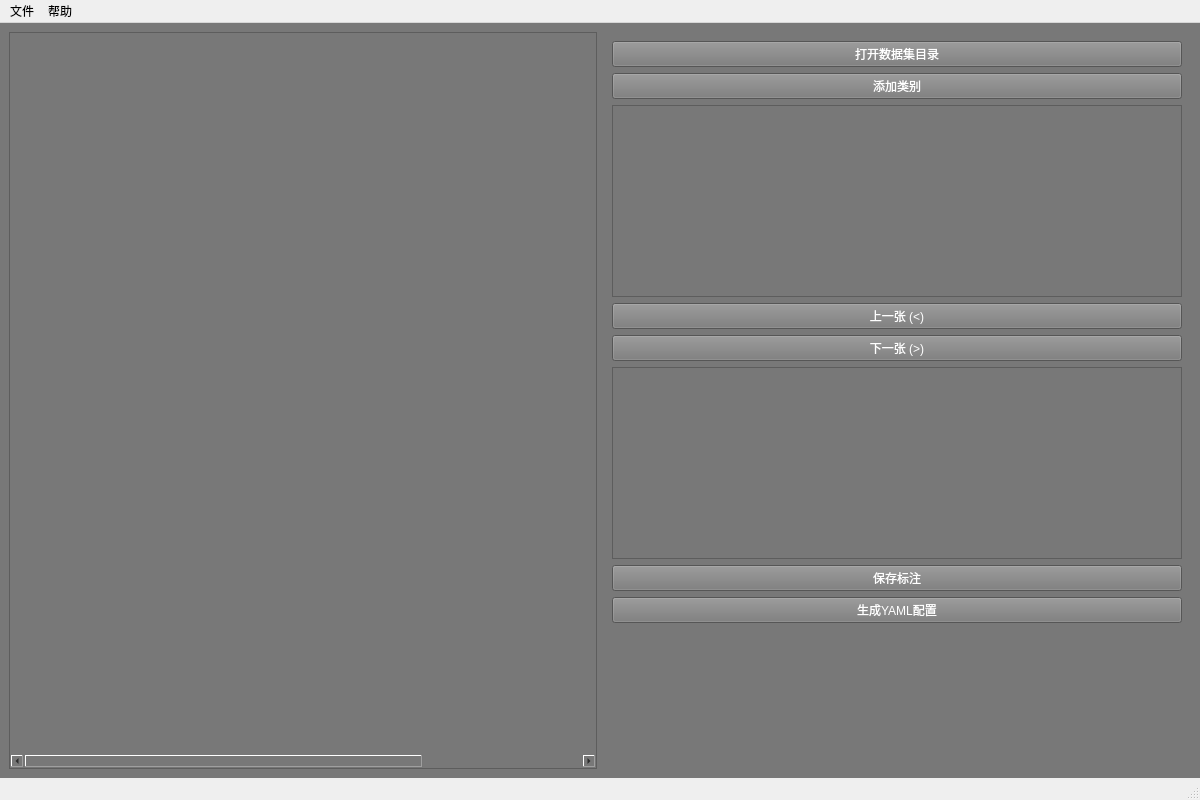
<?xml version="1.0" encoding="UTF-8"?>
<ui version="4.0">
 <class>MainWindow</class>
 <widget class="QMainWindow" name="MainWindow">
  <property name="geometry">
   <rect>
    <x>0</x>
    <y>0</y>
    <width>1200</width>
    <height>800</height>
   </rect>
  </property>
  <property name="windowTitle">
   <string>数据集标注工具</string>
  </property>
  <widget class="QWidget" name="centralwidget">
   <property name="styleSheet">
    <string notr="true">background-color: rgb(120, 120, 120);</string>
   </property>
   <layout class="QHBoxLayout" name="horizontalLayout">
    <item>
     <widget class="QScrollArea" name="scrollArea">
      <property name="widgetResizable">
       <bool>true</bool>
      </property>
      <widget class="QWidget" name="scrollAreaWidgetContents">
       <property name="geometry">
        <rect>
         <x>0</x>
         <y>0</y>
         <width>818</width>
         <height>725</height>
        </rect>
       </property>
       <layout class="QVBoxLayout" name="verticalLayout_2">
        <item>
         <widget class="QLabel" name="imageLabel">
          <property name="minimumSize">
           <size>
            <width>800</width>
            <height>600</height>
           </size>
          </property>
          <property name="alignment">
           <set>Qt::AlignCenter</set>
          </property>
         </widget>
        </item>
       </layout>
      </widget>
     </widget>
    </item>
    <item>
     <widget class="QWidget" name="controlPanel" native="true">
      <layout class="QVBoxLayout" name="verticalLayout">
       <item>
        <widget class="QPushButton" name="btnOpenDataset">
         <property name="palette">
          <palette>
           <active>
            <colorrole role="Button">
             <brush brushstyle="SolidPattern">
              <color alpha="255">
               <red>120</red>
               <green>120</green>
               <blue>120</blue>
              </color>
             </brush>
            </colorrole>
            <colorrole role="Text">
             <brush brushstyle="SolidPattern">
              <color alpha="255">
               <red>255</red>
               <green>255</green>
               <blue>255</blue>
              </color>
             </brush>
            </colorrole>
            <colorrole role="ButtonText">
             <brush brushstyle="SolidPattern">
              <color alpha="255">
               <red>255</red>
               <green>255</green>
               <blue>255</blue>
              </color>
             </brush>
            </colorrole>
            <colorrole role="Base">
             <brush brushstyle="SolidPattern">
              <color alpha="255">
               <red>120</red>
               <green>120</green>
               <blue>120</blue>
              </color>
             </brush>
            </colorrole>
            <colorrole role="Window">
             <brush brushstyle="SolidPattern">
              <color alpha="255">
               <red>120</red>
               <green>120</green>
               <blue>120</blue>
              </color>
             </brush>
            </colorrole>
            <colorrole role="PlaceholderText">
             <brush brushstyle="SolidPattern">
              <color alpha="128">
               <red>255</red>
               <green>255</green>
               <blue>255</blue>
              </color>
             </brush>
            </colorrole>
           </active>
           <inactive>
            <colorrole role="Button">
             <brush brushstyle="SolidPattern">
              <color alpha="255">
               <red>120</red>
               <green>120</green>
               <blue>120</blue>
              </color>
             </brush>
            </colorrole>
            <colorrole role="Text">
             <brush brushstyle="SolidPattern">
              <color alpha="255">
               <red>255</red>
               <green>255</green>
               <blue>255</blue>
              </color>
             </brush>
            </colorrole>
            <colorrole role="ButtonText">
             <brush brushstyle="SolidPattern">
              <color alpha="255">
               <red>255</red>
               <green>255</green>
               <blue>255</blue>
              </color>
             </brush>
            </colorrole>
            <colorrole role="Base">
             <brush brushstyle="SolidPattern">
              <color alpha="255">
               <red>120</red>
               <green>120</green>
               <blue>120</blue>
              </color>
             </brush>
            </colorrole>
            <colorrole role="Window">
             <brush brushstyle="SolidPattern">
              <color alpha="255">
               <red>120</red>
               <green>120</green>
               <blue>120</blue>
              </color>
             </brush>
            </colorrole>
            <colorrole role="PlaceholderText">
             <brush brushstyle="SolidPattern">
              <color alpha="128">
               <red>255</red>
               <green>255</green>
               <blue>255</blue>
              </color>
             </brush>
            </colorrole>
           </inactive>
           <disabled>
            <colorrole role="Button">
             <brush brushstyle="SolidPattern">
              <color alpha="255">
               <red>120</red>
               <green>120</green>
               <blue>120</blue>
              </color>
             </brush>
            </colorrole>
            <colorrole role="Text">
             <brush brushstyle="SolidPattern">
              <color alpha="255">
               <red>120</red>
               <green>120</green>
               <blue>120</blue>
              </color>
             </brush>
            </colorrole>
            <colorrole role="ButtonText">
             <brush brushstyle="SolidPattern">
              <color alpha="255">
               <red>120</red>
               <green>120</green>
               <blue>120</blue>
              </color>
             </brush>
            </colorrole>
            <colorrole role="Base">
             <brush brushstyle="SolidPattern">
              <color alpha="255">
               <red>120</red>
               <green>120</green>
               <blue>120</blue>
              </color>
             </brush>
            </colorrole>
            <colorrole role="Window">
             <brush brushstyle="SolidPattern">
              <color alpha="255">
               <red>120</red>
               <green>120</green>
               <blue>120</blue>
              </color>
             </brush>
            </colorrole>
            <colorrole role="PlaceholderText">
             <brush brushstyle="SolidPattern">
              <color alpha="128">
               <red>0</red>
               <green>0</green>
               <blue>0</blue>
              </color>
             </brush>
            </colorrole>
           </disabled>
          </palette>
         </property>
         <property name="text">
          <string>打开数据集目录</string>
         </property>
        </widget>
       </item>
       <item>
        <widget class="QPushButton" name="btnAddClass">
         <property name="palette">
          <palette>
           <active>
            <colorrole role="Button">
             <brush brushstyle="SolidPattern">
              <color alpha="255">
               <red>120</red>
               <green>120</green>
               <blue>120</blue>
              </color>
             </brush>
            </colorrole>
            <colorrole role="ButtonText">
             <brush brushstyle="SolidPattern">
              <color alpha="255">
               <red>255</red>
               <green>255</green>
               <blue>255</blue>
              </color>
             </brush>
            </colorrole>
            <colorrole role="Base">
             <brush brushstyle="SolidPattern">
              <color alpha="255">
               <red>120</red>
               <green>120</green>
               <blue>120</blue>
              </color>
             </brush>
            </colorrole>
            <colorrole role="Window">
             <brush brushstyle="SolidPattern">
              <color alpha="255">
               <red>120</red>
               <green>120</green>
               <blue>120</blue>
              </color>
             </brush>
            </colorrole>
           </active>
           <inactive>
            <colorrole role="Button">
             <brush brushstyle="SolidPattern">
              <color alpha="255">
               <red>120</red>
               <green>120</green>
               <blue>120</blue>
              </color>
             </brush>
            </colorrole>
            <colorrole role="ButtonText">
             <brush brushstyle="SolidPattern">
              <color alpha="255">
               <red>255</red>
               <green>255</green>
               <blue>255</blue>
              </color>
             </brush>
            </colorrole>
            <colorrole role="Base">
             <brush brushstyle="SolidPattern">
              <color alpha="255">
               <red>120</red>
               <green>120</green>
               <blue>120</blue>
              </color>
             </brush>
            </colorrole>
            <colorrole role="Window">
             <brush brushstyle="SolidPattern">
              <color alpha="255">
               <red>120</red>
               <green>120</green>
               <blue>120</blue>
              </color>
             </brush>
            </colorrole>
           </inactive>
           <disabled>
            <colorrole role="Button">
             <brush brushstyle="SolidPattern">
              <color alpha="255">
               <red>120</red>
               <green>120</green>
               <blue>120</blue>
              </color>
             </brush>
            </colorrole>
            <colorrole role="ButtonText">
             <brush brushstyle="SolidPattern">
              <color alpha="255">
               <red>120</red>
               <green>120</green>
               <blue>120</blue>
              </color>
             </brush>
            </colorrole>
            <colorrole role="Base">
             <brush brushstyle="SolidPattern">
              <color alpha="255">
               <red>120</red>
               <green>120</green>
               <blue>120</blue>
              </color>
             </brush>
            </colorrole>
            <colorrole role="Window">
             <brush brushstyle="SolidPattern">
              <color alpha="255">
               <red>120</red>
               <green>120</green>
               <blue>120</blue>
              </color>
             </brush>
            </colorrole>
           </disabled>
          </palette>
         </property>
         <property name="text">
          <string>添加类别</string>
         </property>
        </widget>
       </item>
       <item>
        <widget class="QListWidget" name="classListWidget">
         <property name="selectionMode">
          <enum>QAbstractItemView::SingleSelection</enum>
         </property>
        </widget>
       </item>
       <item>
        <widget class="QPushButton" name="btnPrevImage">
         <property name="palette">
          <palette>
           <active>
            <colorrole role="Button">
             <brush brushstyle="SolidPattern">
              <color alpha="255">
               <red>120</red>
               <green>120</green>
               <blue>120</blue>
              </color>
             </brush>
            </colorrole>
            <colorrole role="ButtonText">
             <brush brushstyle="SolidPattern">
              <color alpha="255">
               <red>255</red>
               <green>255</green>
               <blue>255</blue>
              </color>
             </brush>
            </colorrole>
            <colorrole role="Base">
             <brush brushstyle="SolidPattern">
              <color alpha="255">
               <red>120</red>
               <green>120</green>
               <blue>120</blue>
              </color>
             </brush>
            </colorrole>
            <colorrole role="Window">
             <brush brushstyle="SolidPattern">
              <color alpha="255">
               <red>120</red>
               <green>120</green>
               <blue>120</blue>
              </color>
             </brush>
            </colorrole>
           </active>
           <inactive>
            <colorrole role="Button">
             <brush brushstyle="SolidPattern">
              <color alpha="255">
               <red>120</red>
               <green>120</green>
               <blue>120</blue>
              </color>
             </brush>
            </colorrole>
            <colorrole role="ButtonText">
             <brush brushstyle="SolidPattern">
              <color alpha="255">
               <red>255</red>
               <green>255</green>
               <blue>255</blue>
              </color>
             </brush>
            </colorrole>
            <colorrole role="Base">
             <brush brushstyle="SolidPattern">
              <color alpha="255">
               <red>120</red>
               <green>120</green>
               <blue>120</blue>
              </color>
             </brush>
            </colorrole>
            <colorrole role="Window">
             <brush brushstyle="SolidPattern">
              <color alpha="255">
               <red>120</red>
               <green>120</green>
               <blue>120</blue>
              </color>
             </brush>
            </colorrole>
           </inactive>
           <disabled>
            <colorrole role="Button">
             <brush brushstyle="SolidPattern">
              <color alpha="255">
               <red>120</red>
               <green>120</green>
               <blue>120</blue>
              </color>
             </brush>
            </colorrole>
            <colorrole role="ButtonText">
             <brush brushstyle="SolidPattern">
              <color alpha="255">
               <red>120</red>
               <green>120</green>
               <blue>120</blue>
              </color>
             </brush>
            </colorrole>
            <colorrole role="Base">
             <brush brushstyle="SolidPattern">
              <color alpha="255">
               <red>120</red>
               <green>120</green>
               <blue>120</blue>
              </color>
             </brush>
            </colorrole>
            <colorrole role="Window">
             <brush brushstyle="SolidPattern">
              <color alpha="255">
               <red>120</red>
               <green>120</green>
               <blue>120</blue>
              </color>
             </brush>
            </colorrole>
           </disabled>
          </palette>
         </property>
         <property name="text">
          <string>上一张 (&lt;)</string>
         </property>
        </widget>
       </item>
       <item>
        <widget class="QPushButton" name="btnNextImage">
         <property name="palette">
          <palette>
           <active>
            <colorrole role="Button">
             <brush brushstyle="SolidPattern">
              <color alpha="255">
               <red>120</red>
               <green>120</green>
               <blue>120</blue>
              </color>
             </brush>
            </colorrole>
            <colorrole role="ButtonText">
             <brush brushstyle="SolidPattern">
              <color alpha="255">
               <red>255</red>
               <green>255</green>
               <blue>255</blue>
              </color>
             </brush>
            </colorrole>
            <colorrole role="Base">
             <brush brushstyle="SolidPattern">
              <color alpha="255">
               <red>120</red>
               <green>120</green>
               <blue>120</blue>
              </color>
             </brush>
            </colorrole>
            <colorrole role="Window">
             <brush brushstyle="SolidPattern">
              <color alpha="255">
               <red>120</red>
               <green>120</green>
               <blue>120</blue>
              </color>
             </brush>
            </colorrole>
           </active>
           <inactive>
            <colorrole role="Button">
             <brush brushstyle="SolidPattern">
              <color alpha="255">
               <red>120</red>
               <green>120</green>
               <blue>120</blue>
              </color>
             </brush>
            </colorrole>
            <colorrole role="ButtonText">
             <brush brushstyle="SolidPattern">
              <color alpha="255">
               <red>255</red>
               <green>255</green>
               <blue>255</blue>
              </color>
             </brush>
            </colorrole>
            <colorrole role="Base">
             <brush brushstyle="SolidPattern">
              <color alpha="255">
               <red>120</red>
               <green>120</green>
               <blue>120</blue>
              </color>
             </brush>
            </colorrole>
            <colorrole role="Window">
             <brush brushstyle="SolidPattern">
              <color alpha="255">
               <red>120</red>
               <green>120</green>
               <blue>120</blue>
              </color>
             </brush>
            </colorrole>
           </inactive>
           <disabled>
            <colorrole role="Button">
             <brush brushstyle="SolidPattern">
              <color alpha="255">
               <red>120</red>
               <green>120</green>
               <blue>120</blue>
              </color>
             </brush>
            </colorrole>
            <colorrole role="ButtonText">
             <brush brushstyle="SolidPattern">
              <color alpha="255">
               <red>120</red>
               <green>120</green>
               <blue>120</blue>
              </color>
             </brush>
            </colorrole>
            <colorrole role="Base">
             <brush brushstyle="SolidPattern">
              <color alpha="255">
               <red>120</red>
               <green>120</green>
               <blue>120</blue>
              </color>
             </brush>
            </colorrole>
            <colorrole role="Window">
             <brush brushstyle="SolidPattern">
              <color alpha="255">
               <red>120</red>
               <green>120</green>
               <blue>120</blue>
              </color>
             </brush>
            </colorrole>
           </disabled>
          </palette>
         </property>
         <property name="text">
          <string>下一张 (&gt;)</string>
         </property>
        </widget>
       </item>
       <item>
        <widget class="QListWidget" name="imageListWidget">
         <property name="selectionMode">
          <enum>QAbstractItemView::SingleSelection</enum>
         </property>
        </widget>
       </item>
       <item>
        <widget class="QPushButton" name="btnSaveAnnotations">
         <property name="palette">
          <palette>
           <active>
            <colorrole role="Button">
             <brush brushstyle="SolidPattern">
              <color alpha="255">
               <red>120</red>
               <green>120</green>
               <blue>120</blue>
              </color>
             </brush>
            </colorrole>
            <colorrole role="ButtonText">
             <brush brushstyle="SolidPattern">
              <color alpha="255">
               <red>255</red>
               <green>255</green>
               <blue>255</blue>
              </color>
             </brush>
            </colorrole>
            <colorrole role="Base">
             <brush brushstyle="SolidPattern">
              <color alpha="255">
               <red>120</red>
               <green>120</green>
               <blue>120</blue>
              </color>
             </brush>
            </colorrole>
            <colorrole role="Window">
             <brush brushstyle="SolidPattern">
              <color alpha="255">
               <red>120</red>
               <green>120</green>
               <blue>120</blue>
              </color>
             </brush>
            </colorrole>
           </active>
           <inactive>
            <colorrole role="Button">
             <brush brushstyle="SolidPattern">
              <color alpha="255">
               <red>120</red>
               <green>120</green>
               <blue>120</blue>
              </color>
             </brush>
            </colorrole>
            <colorrole role="ButtonText">
             <brush brushstyle="SolidPattern">
              <color alpha="255">
               <red>255</red>
               <green>255</green>
               <blue>255</blue>
              </color>
             </brush>
            </colorrole>
            <colorrole role="Base">
             <brush brushstyle="SolidPattern">
              <color alpha="255">
               <red>120</red>
               <green>120</green>
               <blue>120</blue>
              </color>
             </brush>
            </colorrole>
            <colorrole role="Window">
             <brush brushstyle="SolidPattern">
              <color alpha="255">
               <red>120</red>
               <green>120</green>
               <blue>120</blue>
              </color>
             </brush>
            </colorrole>
           </inactive>
           <disabled>
            <colorrole role="Button">
             <brush brushstyle="SolidPattern">
              <color alpha="255">
               <red>120</red>
               <green>120</green>
               <blue>120</blue>
              </color>
             </brush>
            </colorrole>
            <colorrole role="ButtonText">
             <brush brushstyle="SolidPattern">
              <color alpha="255">
               <red>120</red>
               <green>120</green>
               <blue>120</blue>
              </color>
             </brush>
            </colorrole>
            <colorrole role="Base">
             <brush brushstyle="SolidPattern">
              <color alpha="255">
               <red>120</red>
               <green>120</green>
               <blue>120</blue>
              </color>
             </brush>
            </colorrole>
            <colorrole role="Window">
             <brush brushstyle="SolidPattern">
              <color alpha="255">
               <red>120</red>
               <green>120</green>
               <blue>120</blue>
              </color>
             </brush>
            </colorrole>
           </disabled>
          </palette>
         </property>
         <property name="text">
          <string>保存标注</string>
         </property>
        </widget>
       </item>
       <item>
        <widget class="QPushButton" name="btnGenerateYAML">
         <property name="palette">
          <palette>
           <active>
            <colorrole role="Button">
             <brush brushstyle="SolidPattern">
              <color alpha="255">
               <red>120</red>
               <green>120</green>
               <blue>120</blue>
              </color>
             </brush>
            </colorrole>
            <colorrole role="ButtonText">
             <brush brushstyle="SolidPattern">
              <color alpha="255">
               <red>255</red>
               <green>255</green>
               <blue>255</blue>
              </color>
             </brush>
            </colorrole>
            <colorrole role="Base">
             <brush brushstyle="SolidPattern">
              <color alpha="255">
               <red>120</red>
               <green>120</green>
               <blue>120</blue>
              </color>
             </brush>
            </colorrole>
            <colorrole role="Window">
             <brush brushstyle="SolidPattern">
              <color alpha="255">
               <red>120</red>
               <green>120</green>
               <blue>120</blue>
              </color>
             </brush>
            </colorrole>
           </active>
           <inactive>
            <colorrole role="Button">
             <brush brushstyle="SolidPattern">
              <color alpha="255">
               <red>120</red>
               <green>120</green>
               <blue>120</blue>
              </color>
             </brush>
            </colorrole>
            <colorrole role="ButtonText">
             <brush brushstyle="SolidPattern">
              <color alpha="255">
               <red>255</red>
               <green>255</green>
               <blue>255</blue>
              </color>
             </brush>
            </colorrole>
            <colorrole role="Base">
             <brush brushstyle="SolidPattern">
              <color alpha="255">
               <red>120</red>
               <green>120</green>
               <blue>120</blue>
              </color>
             </brush>
            </colorrole>
            <colorrole role="Window">
             <brush brushstyle="SolidPattern">
              <color alpha="255">
               <red>120</red>
               <green>120</green>
               <blue>120</blue>
              </color>
             </brush>
            </colorrole>
           </inactive>
           <disabled>
            <colorrole role="Button">
             <brush brushstyle="SolidPattern">
              <color alpha="255">
               <red>120</red>
               <green>120</green>
               <blue>120</blue>
              </color>
             </brush>
            </colorrole>
            <colorrole role="ButtonText">
             <brush brushstyle="SolidPattern">
              <color alpha="255">
               <red>120</red>
               <green>120</green>
               <blue>120</blue>
              </color>
             </brush>
            </colorrole>
            <colorrole role="Base">
             <brush brushstyle="SolidPattern">
              <color alpha="255">
               <red>120</red>
               <green>120</green>
               <blue>120</blue>
              </color>
             </brush>
            </colorrole>
            <colorrole role="Window">
             <brush brushstyle="SolidPattern">
              <color alpha="255">
               <red>120</red>
               <green>120</green>
               <blue>120</blue>
              </color>
             </brush>
            </colorrole>
           </disabled>
          </palette>
         </property>
         <property name="text">
          <string>生成YAML配置</string>
         </property>
        </widget>
       </item>
       <item>
        <spacer name="verticalSpacer">
         <property name="orientation">
          <enum>Qt::Vertical</enum>
         </property>
         <property name="sizeHint" stdset="0">
          <size>
           <width>20</width>
           <height>40</height>
          </size>
         </property>
        </spacer>
       </item>
      </layout>
     </widget>
    </item>
   </layout>
  </widget>
  <widget class="QMenuBar" name="menubar">
   <property name="geometry">
    <rect>
     <x>0</x>
     <y>0</y>
     <width>1200</width>
     <height>22</height>
    </rect>
   </property>
   <widget class="QMenu" name="menuFile">
    <property name="title">
     <string>文件</string>
    </property>
    <addaction name="actionOpenDataset"/>
    <addaction name="actionExit"/>
   </widget>
   <widget class="QMenu" name="menuHelp">
    <property name="title">
     <string>帮助</string>
    </property>
    <addaction name="actionAbout"/>
   </widget>
   <addaction name="menuFile"/>
   <addaction name="menuHelp"/>
  </widget>
  <widget class="QStatusBar" name="statusbar"/>
  <action name="actionOpenDataset">
   <property name="text">
    <string>打开数据集</string>
   </property>
  </action>
  <action name="actionExit">
   <property name="text">
    <string>退出</string>
   </property>
  </action>
  <action name="actionAbout">
   <property name="text">
    <string>关于</string>
   </property>
  </action>
 </widget>
 <resources/>
 <connections/>
</ui>
